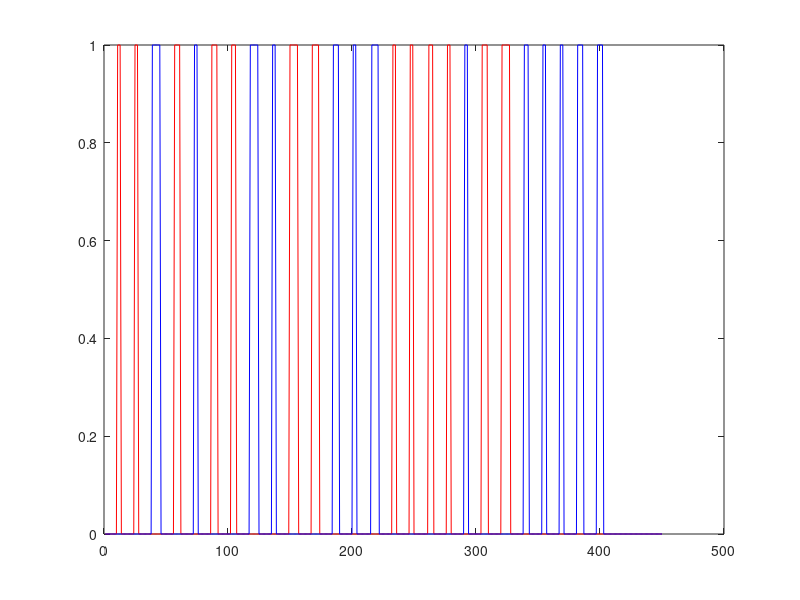

Here is the MATLAB script that generated this plot:
clear all
clc
close all

numEvents = 13;

minRest = 11;
maxRest = 13;

minActivity = 3;
maxActivity = 7;

allRandomDurations1 = zeros(198,numEvents);
allRandomDurations2 = zeros(198,numEvents);

allRandomOnsets1 = zeros(198,numEvents);
allRandomOnsets2 = zeros(198,numEvents);

allsts = zeros(198,1);

for subject = 1:198
    
    randomDurations1 = zeros(numEvents,1);
    randomDurations2 = zeros(numEvents,1);
    
    randomOnsets1 = zeros(numEvents,1);
    randomOnsets2 = zeros(numEvents,1);
    
    regressor1Events = 1;
    regressor2Events = 1;
    previousOnset = 0;
    previousActivity = 0;
    
    for event = 1:(numEvents*2)
        
        % All regressor 1 events have been set, the rest is regressor 2
        if (regressor1Events > numEvents)
            regressor = 2;
            % All regressor 2 events have been set, the rest is regressor 1
        elseif (regressor2Events > numEvents)
            regressor = 1;
        else
            % Randomly pick regressor 1 or 2
            regressor = randi(2);
        end
        
        if regressor == 1
            randomOnsets1(regressor1Events) = previousOnset + previousActivity + max(randi(maxRest),minRest);
            randomDurations1(regressor1Events) = max(randi(maxActivity),minActivity);
            previousOnset = randomOnsets1(regressor1Events);
            previousActivity = randomDurations1(regressor1Events);
            regressor1Events = regressor1Events + 1;
        elseif regressor == 2
            randomOnsets2(regressor2Events) = previousOnset + previousActivity + max(randi(maxRest),minRest);
            randomDurations2(regressor2Events) = max(randi(maxActivity),minActivity);
            previousOnset = randomOnsets2(regressor2Events);
            previousActivity = randomDurations2(regressor2Events);
            regressor2Events = regressor2Events + 1;
        end
        
    end
    
    sts(subject) = max(max(randomOnsets1(:)),max(randomOnsets2(:)));
    
    temp1 = zeros(450,1);
    temp2 = zeros(450,1);
    
    for event = 1:numEvents
        for t = 0:(randomDurations1(event)-1)
            temp1(randomOnsets1(event)+t) = 1;
        end
        for t = 0:(randomDurations2(event)-1)
            temp2(randomOnsets2(event)+t) = 1;
        end
    end
    
    figure(1)
    plot(temp1,'r')
    hold on
    plot(temp2,'b')
    hold off
    drawnow
    pause(0.1)

    allRandomOnsets1(subject,:) = randomOnsets1;
    allRandomOnsets2(subject,:) = randomOnsets2;
    
    allRandomDurations1(subject,:) = randomDurations1;
    allRandomDurations2(subject,:) = randomDurations2;
    
end

%save('randomDifferenceEventsBeijingAllSubjects.mat','allRandomOnsets1','allRandomOnsets2','allRandomDurations1','allRandomDurations2')


